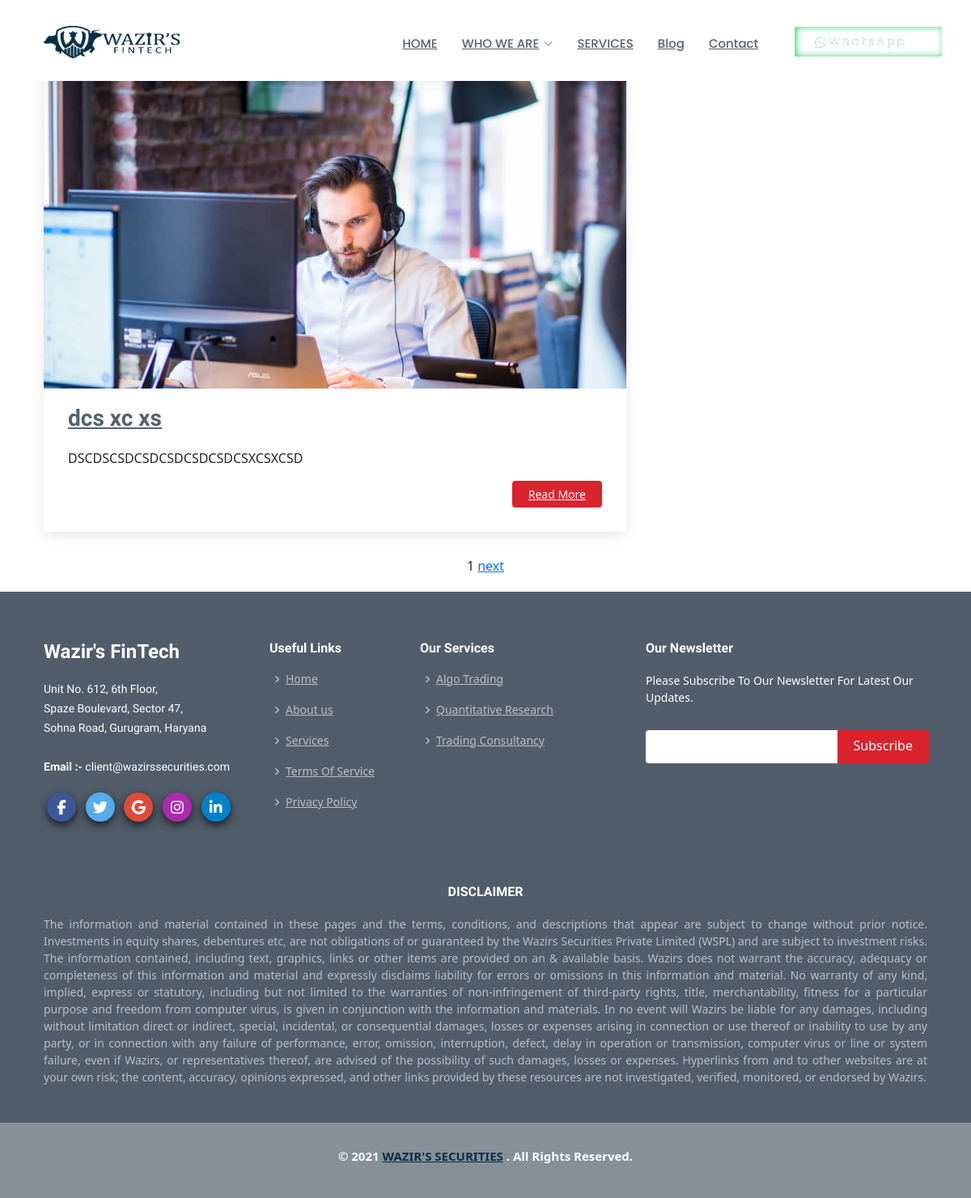
The app's page /blogs/ with its own data.
### block/models.py (models this page shows, shortened)
class blog(models.Model):
   title=models.CharField(max_length=150,null=True)
   images=models.ImageField(upload_to="thumbnail/",null=True)
   mains=RichTextUploadingField()
   summary=models.TextField(null=True)

### block/views.py (the view)
# urls.py: path("blogs/",views.blogs,name='blogss'),
def blogs(request):
    posts = blog.objects.all()
    p = Paginator(posts, 1)
    page_number = request.GET.get('page')
    try:
        print(1)
        page_obj = p.get_page(page_number)
        print(page_obj)
    except PageNotAnInteger:
        print(2)
        page_obj = p.page(1)
    except EmptyPage:
        print(3)
        page_obj = p.page(p.num_pages)
    context = {'page_obj': page_obj}
    return render(request, 'blog.html', context)

### templates/blog.html (shortened to what this page needs)
{% extends  'index.html'   %}
{% block content %}
{% load static %}
<section id="blog" class="blog">
	<div class="container" data-aos="fade-up">
	  <div class="row">
		<div class="col-lg-8 entries">
		{% for post in page_obj.object_list %}
			<article class="entry entry-single">
		<div class="entry-img">
			<img src='/media/{{post.images}}' alt="" class="img-fluid">
		  </div>
		  <h2 class="entry-title">
			<a href="blog-single.html">{{post.title}}</a>
		  </h2>
		  <div class="entry-content">
			<p>
			 {{post.summary}}
			</p>
			<div class="read-more">
			  <a href="/blogss/{{post.id}}">Read More</a>
			</div>
		  </div>
		{% endfor %}
	</div>
	</div>
	{{page_obj|safe}}
	<center>
		<span>{{page_obj.number}}</span>
		{%if page_obj.has_next %}
			<a href="?page={{page_obj.next_page_number}}">next</a>
		{% endif %}
	</center>
</div>
</section>
</body>
{% endblock%}

### static/assets/css/style.css (style rules this page uses)
body { font-family: "Open Sans", sans-serif; color: #444444; }
a { text-decoration: none; color: #d9232d; }
h1, h2, h3, h4, h5, h6 { font-family: "Raleway", sans-serif; }
section { padding: 60px 0; overflow: hidden; }
.blog { padding: 40px 0 20px 0; }
.blog .entry { padding: 30px; margin-bottom: 60px; box-shadow: 0 4px 16px rgba(0, 0, 0, 0.1); }
.blog .entry .entry-img { max-height: 440px; margin: -30px -30px 20px -30px; overflow: hidden; }
.blog .entry .entry-title { font-size: 28px; font-weight: bold; padding: 0; margin: 0 0 20px 0; }
.blog .entry .entry-title a { color: #556270; transition: 0.3s; }
.blog .entry .entry-content p { line-height: 24px; }
.blog .entry .entry-content .read-more { -moz-text-align-last: right; text-align-last: right; }
.blog .entry .entry-content .read-more a { display: inline-block; background: #d9232d; color: #fff; padding: 6px 20px; transition: 0.3s; font-size: 14px; border-radius: 4px; }
.blog .entry-single { margin-bottom: 30px; }

### records on screen
blog: images (picture), title "dcs xc xs", summary "DSCDSCSDCSDCSDCSDCSDCSXCSXCSD"

### other values on screen
{{ page_obj.number }} "1"
